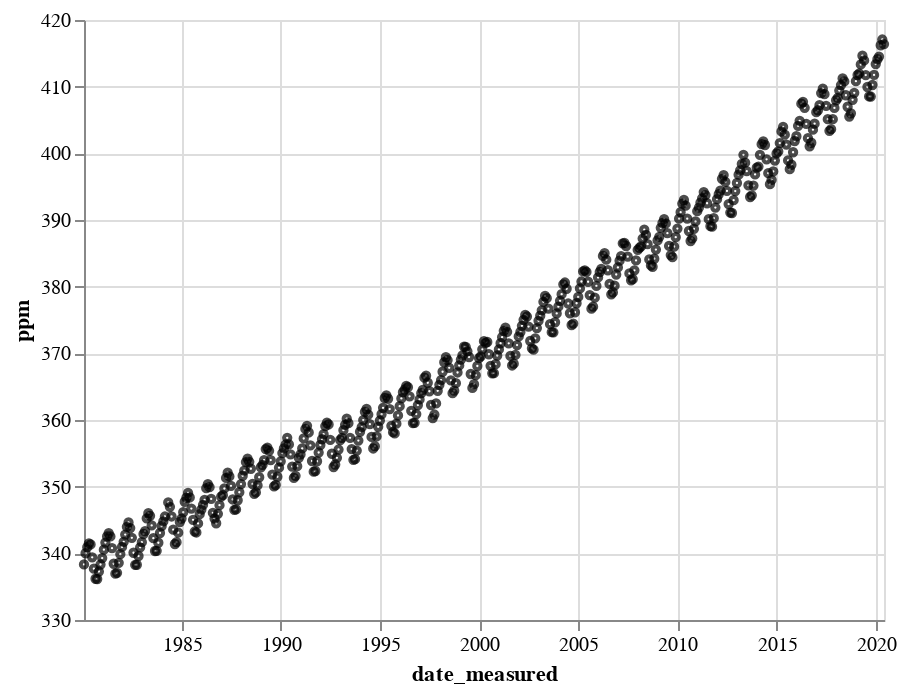

Source (notebook cell):
### Code cell
glue('co2_scatter', co2_scatter, display=False)

### Figure 1 — Vega-Lite specification as saved in the notebook (floating-point values rounded to 4 significant figures; data arrays with more than 128 entries replaced by an {"elided": "..."} marker saying what was removed)
{"config": {"view": {"continuousWidth": 400, "continuousHeight": 300}}, "data": {"name": "data-ecfc281786dd23148efa483af3159f83"}, "mark": {"type": "point", "color": "black", "size": 10}, "encoding": {"x": {"field": "date_measured", "type": "temporal"}, "y": {"field": "ppm", "scale": {"zero": false}, "type": "quantitative"}}, "$schema": "https://vega.github.io/schema/vega-lite/v4.17.0.json", "datasets": {"data-ecfc281786dd23148efa483af3159f83": {"elided": "484 records"}}}
